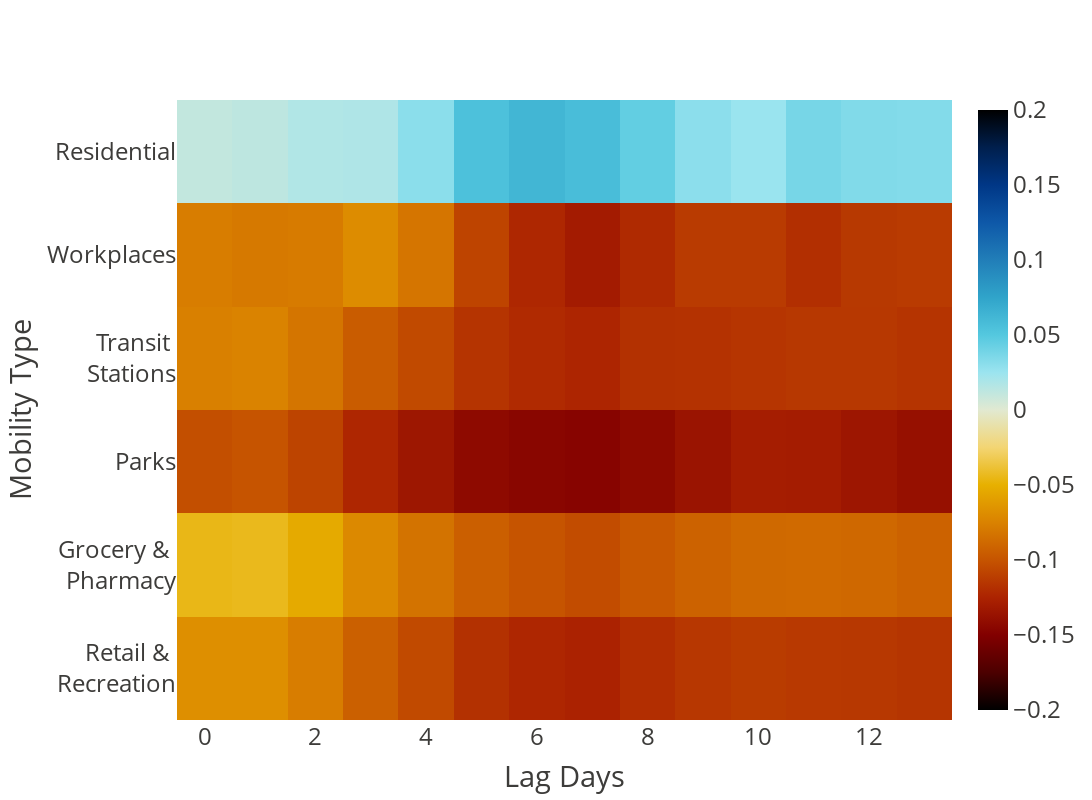

Notebook code for this chart:
### Code cell
fig = go.Figure(data=go.Heatmap(
    z=mobility_stationary_pm_correlation_df.T, y=mobility_stationary_pm_correlation_df.columns, x=mobility_stationary_pm_correlation_df.index,
    colorscale='icefire',
    zmin=-.2, zmax=.2,
    reversescale=True
))
fig.update_layout(
    autosize=False, width=1600, height=800,
    title="",
    xaxis_title="Lag Days", yaxis_title="Mobility Type",
    font=dict(size=24, color="#3D3C3A"
              )
)
fig.show(config={'displayModeBar': False, 'responsive': True})

### Figure 1 — Plotly figure (JSON) as saved in the notebook; plotly's stock layout.template omitted (floating-point values rounded to 4 significant figures)
{"data": [{"colorscale": [[0.0, "#000000"], [0.0625, "#001f4d"], [0.125, "#003786"], [0.1875, "#0e58a8"], [0.25, "#217eb8"], [0.3125, "#30a4ca"], [0.375, "#54c8df"], [0.4375, "#9be4ef"], [0.5, "#e1e9d1"], [0.5625, "#f3d573"], [0.625, "#e7b000"], [0.6875, "#da8200"], [0.75, "#c65400"], [0.8125, "#ac2301"], [0.875, "#820000"], [0.9375, "#4c0000"], [1.0, "#000000"]], "reversescale": true, "type": "heatmap", "x": [0, 1, 2, 3, 4, 5, 6, 7, 8, 9, 10, 11, 12, 13], "y": ["Retail & <br> Recreation", "Grocery & <br> Pharmacy", "Parks", "Transit <br> Stations", "Workplaces", "Residential"], "z": [[-0.06807, -0.0678, -0.07775, -0.09331, -0.1052, -0.118, -0.1235, -0.1257, -0.1193, -0.1147, -0.1122, -0.1136, -0.1143, -0.1159], [-0.04508, -0.04382, -0.05335, -0.07094, -0.08315, -0.09413, -0.09993, -0.1039, -0.09799, -0.09256, -0.08869, -0.08811, -0.08915, -0.09252], [-0.1028, -0.09997, -0.1083, -0.1234, -0.1339, -0.1426, -0.1457, -0.1473, -0.1428, -0.1355, -0.129, -0.1299, -0.1341, -0.1384], [-0.07583, -0.07444, -0.08219, -0.09564, -0.1052, -0.1162, -0.1215, -0.1237, -0.118, -0.1175, -0.1156, -0.1143, -0.1145, -0.1164], [-0.07796, -0.07969, -0.07901, -0.06941, -0.08183, -0.1081, -0.123, -0.1304, -0.1216, -0.113, -0.1129, -0.1188, -0.114, -0.1126], [0.01115, 0.01277, 0.01725, 0.01798, 0.03055, 0.05499, 0.0627, 0.05738, 0.04496, 0.03018, 0.02525, 0.03758, 0.03421, 0.03332]], "zmax": 0.2, "zmin": -0.2}], "layout": {"autosize": false, "font": {"color": "#3D3C3A", "size": 24}, "height": 800, "title": {"text": ""}, "width": 1600, "xaxis": {"title": {"text": "Lag Days"}}, "yaxis": {"title": {"text": "Mobility Type"}}}}
